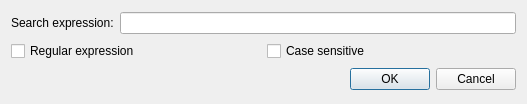
<?xml version="1.0" encoding="UTF-8"?>
<ui version="4.0">
 <class>SearchWidget</class>
 <widget class="QDialog" name="SearchWidget">
  <property name="geometry">
   <rect>
    <x>0</x>
    <y>0</y>
    <width>527</width>
    <height>104</height>
   </rect>
  </property>
  <property name="windowTitle">
   <string>Search for...</string>
  </property>
  <layout class="QVBoxLayout" name="verticalLayout">
   <item>
    <layout class="QHBoxLayout" name="horizontalLayout">
     <item>
      <widget class="QLabel" name="label">
       <property name="text">
        <string>Search expression:</string>
       </property>
      </widget>
     </item>
     <item>
      <widget class="QLineEdit" name="lineEdit_search"/>
     </item>
    </layout>
   </item>
   <item>
    <layout class="QHBoxLayout" name="horizontalLayout_2">
     <item>
      <widget class="QCheckBox" name="checkBox_regex">
       <property name="text">
        <string>Regular expression</string>
       </property>
      </widget>
     </item>
     <item>
      <widget class="QCheckBox" name="checkBox_caseSensitive">
       <property name="text">
        <string>Case sensitive</string>
       </property>
      </widget>
     </item>
    </layout>
   </item>
   <item>
    <widget class="QDialogButtonBox" name="buttonBox">
     <property name="orientation">
      <enum>Qt::Horizontal</enum>
     </property>
     <property name="standardButtons">
      <set>QDialogButtonBox::Cancel|QDialogButtonBox::Ok</set>
     </property>
    </widget>
   </item>
  </layout>
 </widget>
 <resources/>
 <connections>
  <connection>
   <sender>buttonBox</sender>
   <signal>accepted()</signal>
   <receiver>SearchWidget</receiver>
   <slot>accept()</slot>
   <hints>
    <hint type="sourcelabel">
     <x>248</x>
     <y>254</y>
    </hint>
    <hint type="destinationlabel">
     <x>157</x>
     <y>274</y>
    </hint>
   </hints>
  </connection>
  <connection>
   <sender>buttonBox</sender>
   <signal>rejected()</signal>
   <receiver>SearchWidget</receiver>
   <slot>reject()</slot>
   <hints>
    <hint type="sourcelabel">
     <x>316</x>
     <y>260</y>
    </hint>
    <hint type="destinationlabel">
     <x>286</x>
     <y>274</y>
    </hint>
   </hints>
  </connection>
 </connections>
</ui>
